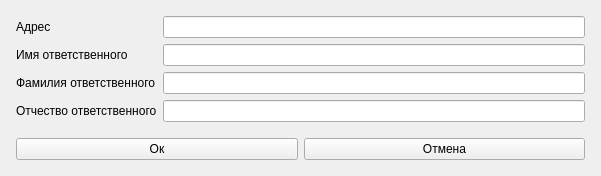
<?xml version="1.0" encoding="UTF-8"?>
<ui version="4.0">
 <class>FormForAddingRentPlace</class>
 <widget class="QWidget" name="FormForAddingRentPlace">
  <property name="geometry">
   <rect>
    <x>0</x>
    <y>0</y>
    <width>601</width>
    <height>176</height>
   </rect>
  </property>
  <property name="windowTitle">
   <string>Form</string>
  </property>
  <layout class="QVBoxLayout" name="verticalLayout">
   <item>
    <layout class="QFormLayout" name="formLayout">
     <property name="leftMargin">
      <number>5</number>
     </property>
     <property name="topMargin">
      <number>5</number>
     </property>
     <property name="rightMargin">
      <number>5</number>
     </property>
     <property name="bottomMargin">
      <number>5</number>
     </property>
     <item row="0" column="0">
      <widget class="QLabel" name="label">
       <property name="text">
        <string>Адрес</string>
       </property>
      </widget>
     </item>
     <item row="0" column="1">
      <widget class="QLineEdit" name="lineEdit_address"/>
     </item>
     <item row="1" column="0">
      <widget class="QLabel" name="label_2">
       <property name="text">
        <string>Имя ответственного</string>
       </property>
      </widget>
     </item>
     <item row="1" column="1">
      <widget class="QLineEdit" name="lineEdit_f_name"/>
     </item>
     <item row="2" column="0">
      <widget class="QLabel" name="label_3">
       <property name="text">
        <string>Фамилия ответственного</string>
       </property>
      </widget>
     </item>
     <item row="2" column="1">
      <widget class="QLineEdit" name="lineEdit_s_name"/>
     </item>
     <item row="3" column="0">
      <widget class="QLabel" name="label_4">
       <property name="text">
        <string>Отчество ответственного</string>
       </property>
      </widget>
     </item>
     <item row="3" column="1">
      <widget class="QLineEdit" name="lineEdit_t_name"/>
     </item>
    </layout>
   </item>
   <item>
    <layout class="QHBoxLayout" name="horizontalLayout_2">
     <property name="leftMargin">
      <number>5</number>
     </property>
     <property name="topMargin">
      <number>5</number>
     </property>
     <property name="rightMargin">
      <number>5</number>
     </property>
     <property name="bottomMargin">
      <number>5</number>
     </property>
     <item>
      <widget class="QPushButton" name="pushButton_ok">
       <property name="text">
        <string>Ок</string>
       </property>
      </widget>
     </item>
     <item>
      <widget class="QPushButton" name="pushButton_cancel">
       <property name="text">
        <string>Отмена</string>
       </property>
      </widget>
     </item>
    </layout>
   </item>
  </layout>
 </widget>
 <resources/>
 <connections/>
</ui>
